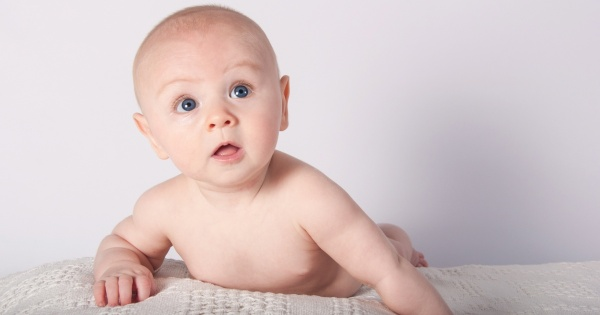
#> input picture basics/mybaby.jpg, 600 x 315 px
$ python rotate_image2.py
#> lines starting #> are read from the running program, lines starting #| are printed output that depends on the picture
import numpy as np
import cv2 as cv

# Load an color image in grayscale
img = cv.imread('mybaby.jpg',cv.IMREAD_GRAYSCALE)
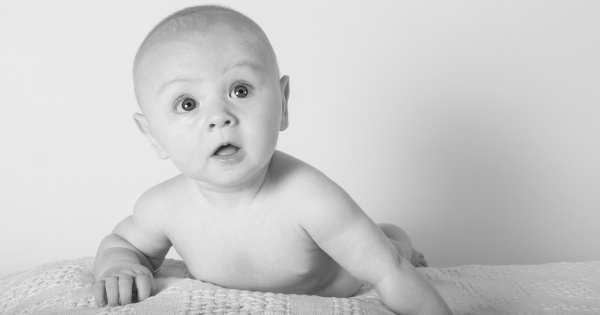
#> img: shape (315, 600); min 21, max 247, mean 202.5

rows,cols = img.shape
#> rows = 315; cols = 600

# cols-1 and rows-1 are the coordinate limits
M = cv.getRotationMatrix2D(((cols-1)/2.0,(rows-1)/2.0),90,1)
dst = cv.warpAffine(img,M,(cols,rows))
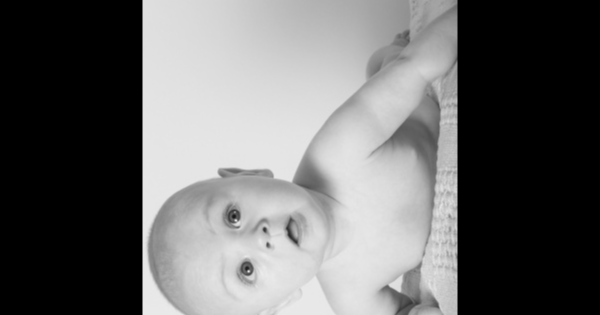
#> dst: shape (315, 600); min 0, max 236, mean 103.8

cv.imshow('Rotate image',dst)
cv.waitKey(0)
cv.destroyAllWindows()

dst = cv.rotate(img, cv.ROTATE_90_CLOCKWISE)
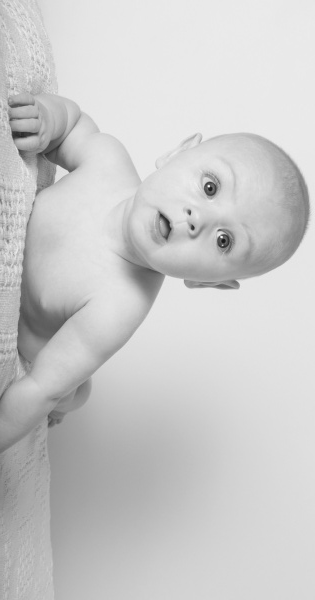
#> dst: shape (600, 315); min 21, max 247, mean 202.5
cv.imshow('Rotate 90',dst)
dst = cv.rotate(img, cv.ROTATE_180)
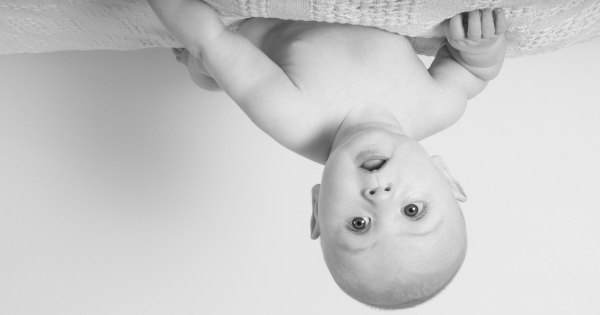
#> dst: shape (315, 600); min 21, max 247, mean 202.5
cv.imshow('Rotate 180',dst)
dst = cv.rotate(img, cv.ROTATE_90_COUNTERCLOCKWISE)
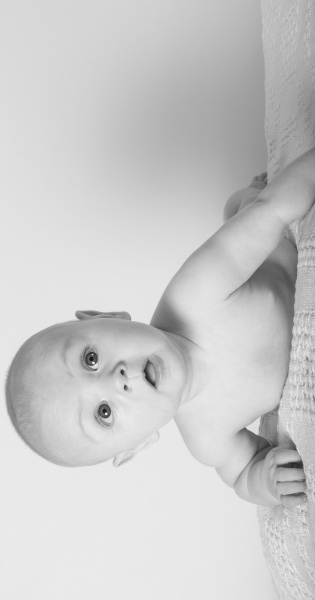
#> dst: shape (600, 315); min 21, max 247, mean 202.5
cv.imshow('Rotate 270',dst)
cv.waitKey(0)
cv.destroyAllWindows()
